Frame 1 (no input): blank canvas, image omitted
Frame 60 (the mouse pressed at the canvas centre just before this capture): blank canvas, image omitted
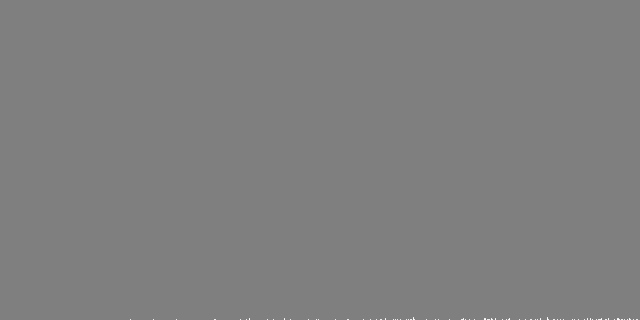
Frame 120 (the mouse held since frame 60 and released just before this capture)

The Processing sketch whose frames 1 and 60 were blank and that drew this single picture after the mouse press (run headless with seeded random() and noise(); from frame 60 on, the mouse is pressed at the canvas centre):

// Processing sketch: distribucion_personalizada
// ── distribucion_personalizada.pde
float[] vals, norms;

void setup() {
  size(640, 320);
  vals = new float[width];
  norms = new float[width];
}

void draw() {
  background(127);

  float n = montecarlo();

  int index = int(n * width);
  vals[index]++;
  stroke(255);

  boolean normalization = false;
  float maxy = 0.0;
  
  for(int x = 0; x < vals.length; x++){
    line(x, height, x, height-norms[x]);
    if(vals[x] > height) normalization = true;
    if(vals[x] > maxy) maxy = vals[x];
  }
  
  for(int x = 0; x < vals.length; x++){
    if(normalization) norms[x] = (vals[x] / maxy) * height;
    else norms[x] = vals[x];
  } 
  
}

float montecarlo() {
  boolean found = false;
  int count = 0;

  while (!found && count < 10000) {
    float r1 = random(1);
    float r2 = random(1);
    float y = r1 * r1;
    println("R1: "+r1+" R2: "+r2+" Y: "+y);
    if (r2 < y) {
      found = true;
      return r1;
    }

    count ++;
  }

  return 0;
}
